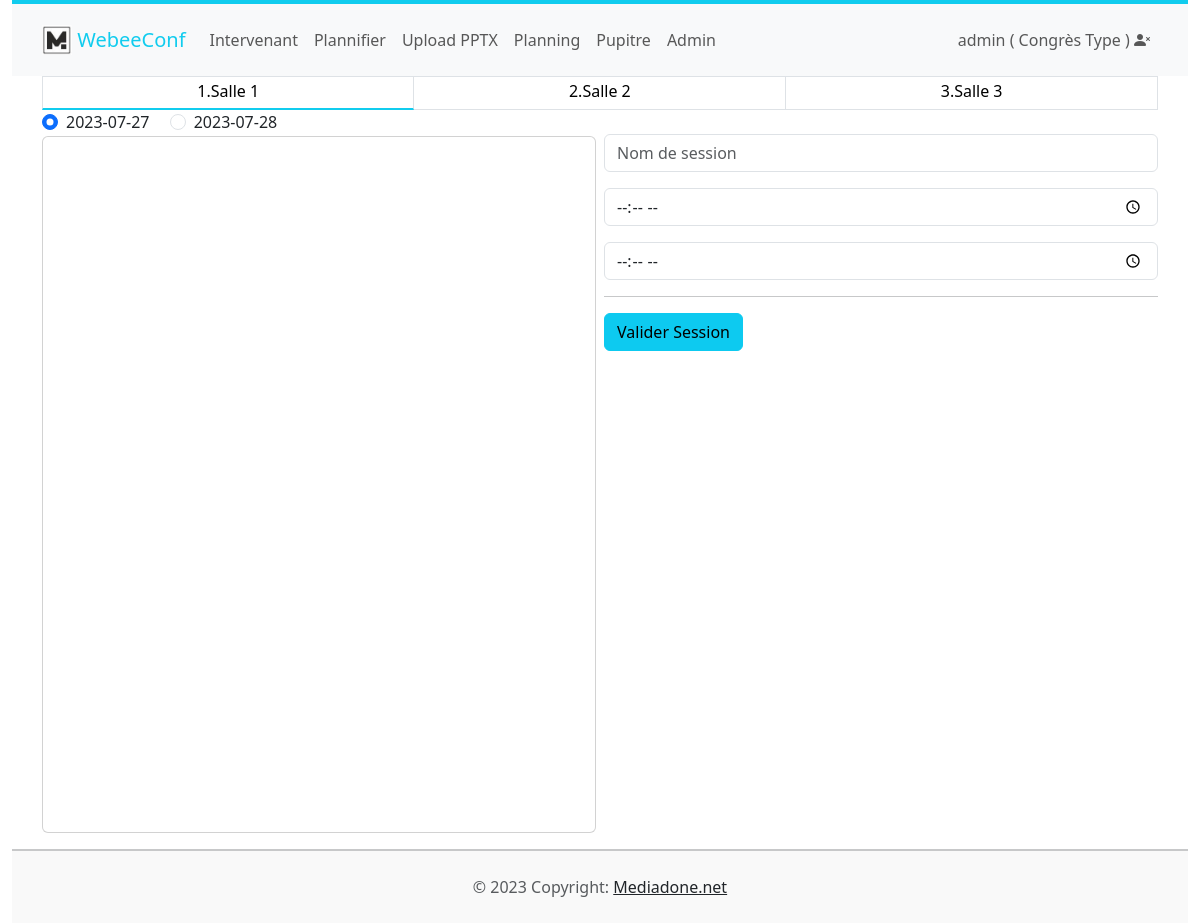
The app's page /planning/create (signed in), older data.
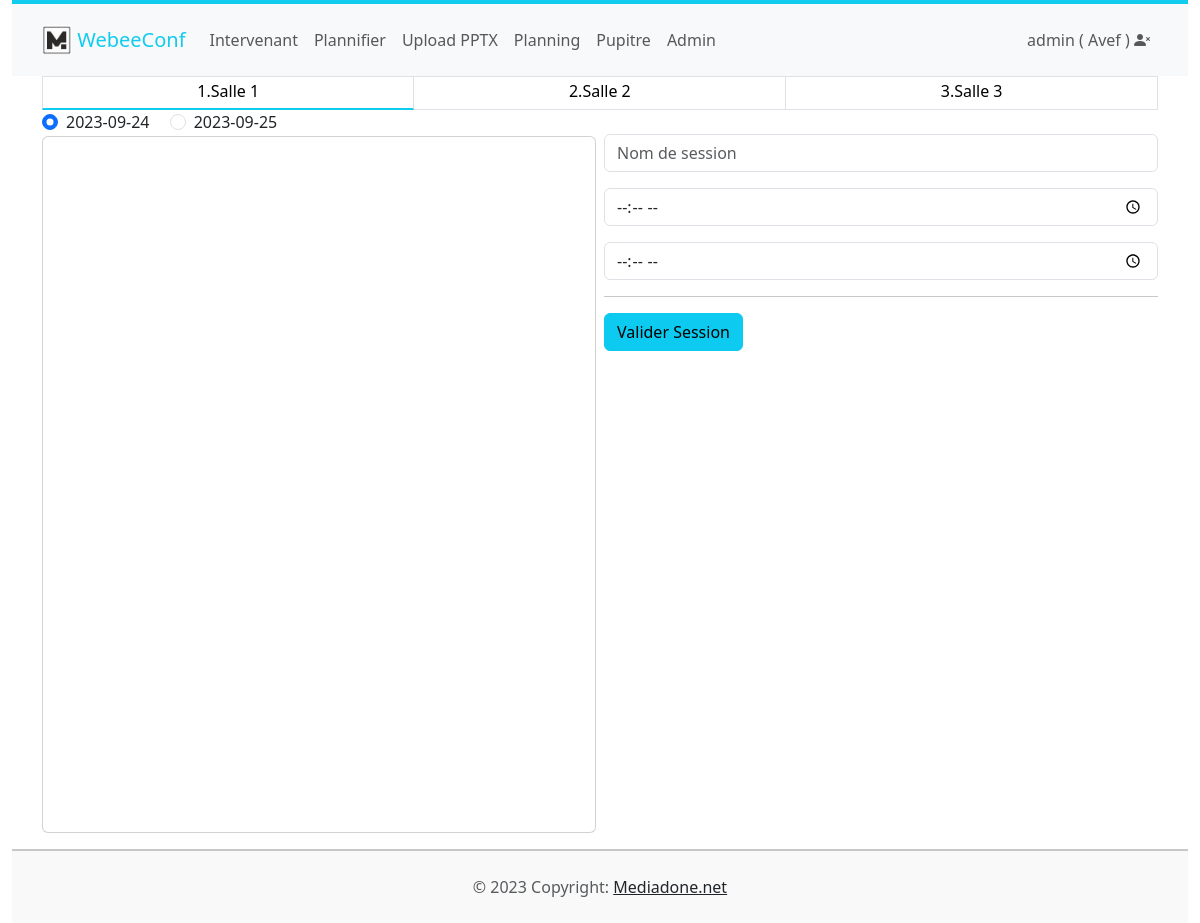
The same page, newer data.
### planning/models.py (models this page shows, shortened)
class Congress(models.Model):
    name = models.CharField(max_length=100)
    number = models.SmallIntegerField()         #nombre de jour de l'event voir les date en
    description = models.TextField()
    thumbnail = models.ImageField(upload_to="images",blank=True, null=True) # peut etre utilise page d'acceuil de l'event

### planning/views.py (the view)
# urls.py: path('create', views.create, name='create'),
def create(request):
    congres = Congress.objects.get(id=congres_id)
    rooms = Room.objects.filter(congress__pk=congres.pk)
    days = Day.objects.filter(congress__pk=congres.pk)
    request.session["congres_name"] = congres.name
    pform = PresentationForm(congress_id =congres_id)
    sform = SessionForm()
    return render(request, "Planning/create.html", {"congres_name":congres.name, 'rooms': rooms,'days': days,"sess_form":sform, "pres_form":pform})

### planning/forms.py
class SessionForm(forms.Form):
    id = forms.CharField(label='', initial=-1,widget=forms.TextInput(attrs={'type': 'hidden', 'id':"sess_id"}) )
    name = forms.CharField(label='',widget=forms.TextInput(attrs={'placeholder': 'Nom de session', 'id':"sess_name"}) )
    date1 = forms.CharField(label='',widget=forms.TimeInput(attrs={'type': 'time','format':'%H:%M','placeholder': 'Heure de début', 'id':"sess_time1"}) )
    date2 = forms.CharField(label='',widget=forms.TimeInput(attrs={'type': 'time','format':'%H:%M','placeholder': 'Heure de fin', 'id':"sess_time2"}) )

### planning/templates/planning/create.html (shortened to what this page needs)
{% extends 'planning/base.html' %}
{% load static %}
{% block body %}
{% load crispy_forms_tags %}
<div class="row">
  <div class="col-md-12">
      <div class="list-group list-group-horizontal" id="rooms">
        {% for room in rooms %}
        <a href="javascript:setRoomLive('{{room.number}}', '{{room.id}}', '{{ rooms|length }}', '{{room.moderator.id}}')"
          class="list-group-item list-group-item-action text-center rounded-0"
          style=" border-bottom: 2px solid #1ce; height: 34px; padding: 2px 7px;" id="room_id{{ forloop.counter }}">
          {{room.number}}.{{room.name}}</a>
        {% empty %}
        <p> Désolé, pas de salles disponibles !</p>
        {% endfor %}
      </div>
  </div>
  <br>
</div>
<div class="container-fluid  p-0">
  <div class="row g-2">
    <div class="col-md-6">
      {% for day in days %}
      <div class="form-check form-check-inline">
        <input class="form-check-input" type="radio" name="radio_dates" id="radio_dates" value={{day.date}};{{day.id}}
          onclick="setDate('{{day.id}}', '{{day.date}}')">
        <label class="form-check-label" for="inlineRadio1">{{day.date}}</label>
      </div>
      {% endfor %}
      <div class="card">
        <div class="card-body" data-mdb-perfect-scrollbar="true"
          style="padding-right:0; padding-left:0; height:695px; overflow-y: scroll;">
          <div class="list-group planning-area">
          </div>
        </div>
      </div>
    </div>
    <div class="col-md-6">
      <br>
      <div id="form_sess">
        {{ sess_form|crispy }}
        <hr>
        <button class="btn btn-info" id="sess_submit">Valider Session</button>
      </div>
    </div>
  </div>
</div>
{% endblock %}

### templates/layouts/_nav.html (shortened to what this page needs)
<div class="container-fluid">
<nav class="navbar navbar-expand-lg navbar-light bg-light navbar2">
  <div class="container">
    <a class="navbar-brand navbar3"  href="{% url 'planning:home' %}">
    <img src="/media/images/logo.jpg" width="30" height="30" class="d-inline-block align-top" alt="">
    WebeeConf
  </a>
    <div class="collapse navbar-collapse" id="navbarTogglerDemo03">
      <ul class="navbar-nav me-auto mb-2 mb-lg-0">
      {% if   request.session.congres_name %}
        <li class="nav-item">
          <a class="nav-link" href="{% url 'planning:speaker' %}"> Intervenant </a>
        </li>
        <li class="nav-item">
          <a class="nav-link" href="{% url 'planning:create' %}"> Plannifier </a>
        </li>
        <li class="nav-item">
          <a class="nav-link" href="{% url 'planning:upload' %}"> Upload PPTX </a>
        </li>
        <li class="nav-item">
          <a class="nav-link" href="{% url 'planning:planning' %}"> Planning </a>
        </li>
        <li class="nav-item">
          <a class="nav-link" href="{% url 'planning:pupitre' %}"> Pupitre </a>
        </li>
         <li class="nav-item">
          <a class="nav-link" href="{% url 'admin:index' %}"> Admin </a>
        </li>
        {% endif %}
      </ul>
    <div class="d-flex align-items-center">
        <ul class="navbar-nav me-auto mb-2 mb-lg-0">
          {% if user.is_authenticated %}
            <li class="nav-item">
              <a class="nav-link " href="#"   role="button" > {{user.username}} ( {{ request.session.congres_name }} ) <i class="bi bi-person-x-fill"></i>
              </a>
            </li>
          {% endif %}
        </ul>
      </div>
    </div>
  </div>
</nav>
</div>

Row changes from the older to the newer data that the page shows:
changed Congress: session.congres_name "Congrès Type" → "Avef"
Text that changed along with them:
new list line: "☑ 2023-09-24"
new list line: "☐ 2023-09-25"
list line gone: "☑ 2023-07-27"
list line gone: "☐ 2023-07-28"
